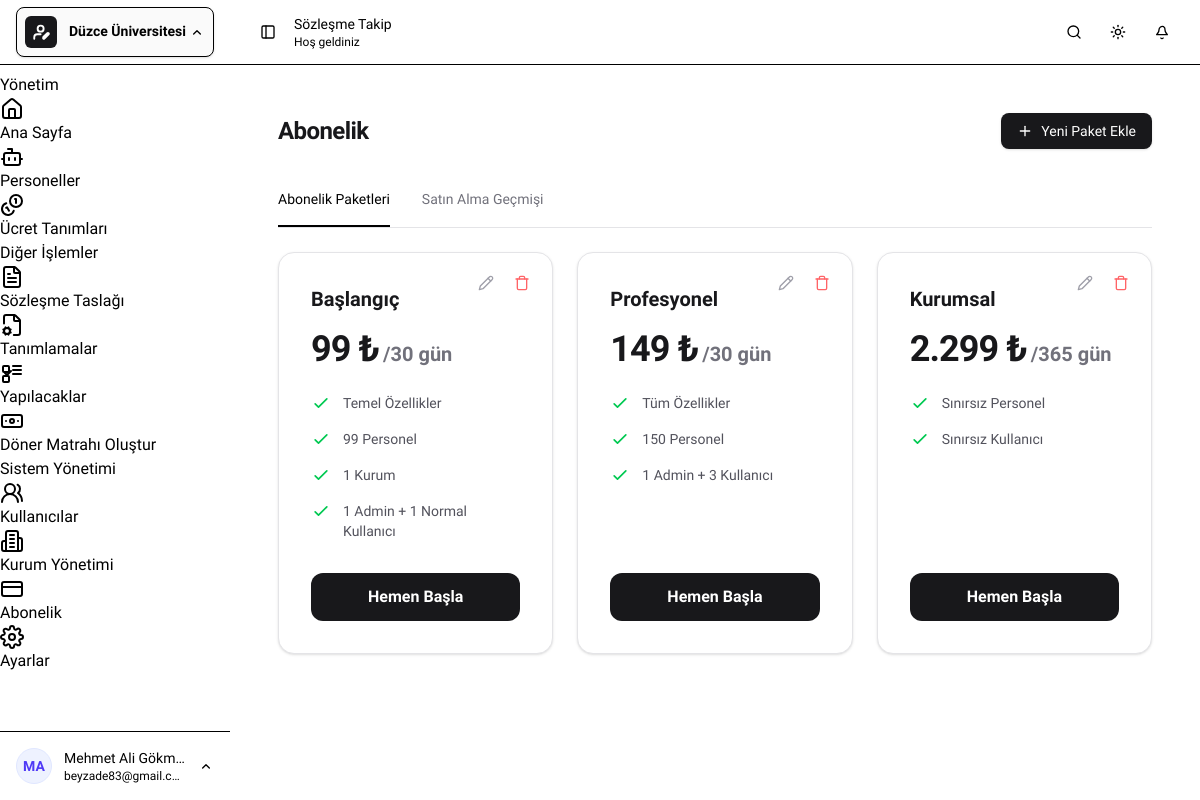
The page /abonelik (signed in) on the database its author committed.
### tables this page shows
CREATE TABLE IF NOT EXISTS `tenants` (
  `id` bigint(20) unsigned NOT NULL AUTO_INCREMENT,
  `name` varchar(255) NOT NULL,
  `slug` varchar(255) NOT NULL,
  `tax_number` varchar(255) DEFAULT NULL,
  `phone` varchar(255) DEFAULT NULL,
  `email` varchar(255) DEFAULT NULL,
  `is_active` tinyint(1) NOT NULL DEFAULT 1,
  `created_at` timestamp NULL DEFAULT NULL,
  `updated_at` timestamp NULL DEFAULT NULL,
  PRIMARY KEY (`id`),
  UNIQUE KEY `tenants_slug_unique` (`slug`)
);

CREATE TABLE IF NOT EXISTS `subscription_plans` (
  `id` int(11) NOT NULL AUTO_INCREMENT,
  `name` varchar(255) NOT NULL,
  `price` decimal(10,2) NOT NULL,
  `duration_days` int(11) NOT NULL,
  `features` text DEFAULT NULL,
  `is_active` tinyint(1) DEFAULT 1,
  `created_at` timestamp NOT NULL DEFAULT current_timestamp(),
  `updated_at` timestamp NOT NULL DEFAULT current_timestamp() ON UPDATE current_timestamp(),
  PRIMARY KEY (`id`)
);

### app/controllers/SubscriptionController.php (called while the page is built, shortened)
<?php
class SubscriptionController extends Controller {
    private $db;
    public function __construct() {
        global $db;
        $this->db = $db;
    }
    public function index() {
        $stmt = $this->db->query("SELECT * FROM subscription_plans WHERE is_active = 1");
        $plans = $stmt->fetchAll();
        $historyQuery = "SELECT s.*, sp.name as plan_name, t.name as tenant_name, u.name as user_name
                        FROM subscriptions s
                        JOIN subscription_plans sp ON s.plan_id = sp.id
                        LEFT JOIN tenants t ON s.tenant_id = t.id
                        LEFT JOIN users u ON s.user_id = u.id";
        $historyQuery .= " ORDER BY s.created_at DESC";
        $history = $this->db->query($historyQuery)->fetchAll();
        $stats = [
            'total_revenue' => 0,
            'active_count' => 0,
            'total_count' => count($history)
        ];
        foreach ($history as $item) {
            $stats['total_revenue'] += $item['amount'];
            if ($item['status'] === 'active') {
                $stats['active_count']++;
            }
        }
        return [
            'pageTitle' => 'Abonelik Yönetimi',
            'pageSubtitle' => 'Abonelik paketlerinizi ve ödeme geçmişinizi yönetin',
            'plans' => $plans,
            'history' => $history,
            'stats' => $stats
        ];
    }
}

### bootstrap.php (called while the page is built, shortened)
<?php
spl_autoload_register(function ($class_name) {
    $dirs = [
        'app/core/',
        'app/models/',
        'app/controllers/',
        'app/Service/'
    ];
    foreach ($dirs as $dir) {
        $file = __DIR__ . '/' . $dir . $class_name . '.php';
        if (file_exists($file)) {
            return;
        }
    }
});

### app/core/Model.php (called while the page is built, shortened)
<?php
class Model {
    public function __construct() {
        global $db;
        $this->db = $db;
    }
}

### app/models/User.php (called while the page is built, shortened)
<?php
require_once __DIR__ . '/../core/Model.php';
class User extends Model {
    public function getTenants($userId) {
        $sql = "SELECT t.* FROM tenants t
                JOIN user_tenants ut ON t.id = ut.tenant_id
                WHERE ut.user_id = ?";
        $stmt = $this->db->prepare($sql);
        $stmt->execute([$userId]);
        return $stmt->fetchAll();
    }
}

### app/pages/subscription/index.php (the view, shortened to what this page needs)
<div class="p-6">
    <div class="flex items-center justify-between gap-3 mb-6">
        <h1 class="text-2xl font-bold text-zinc-900 dark:text-zinc-100 tracking-tight">Abonelik</h1>
        <?php if ($_SESSION['role'] === 'superadmin'): ?>
            <button onclick="document.getElementById('dialog-add-plan').showModal()" class="inline-flex items-center gap-2 px-4 py-2 bg-zinc-900 dark:bg-zinc-100 text-white dark:text-zinc-900 rounded-lg text-sm font-medium hover:bg-zinc-800 dark:hover:bg-zinc-200 transition-colors shadow-sm whitespace-nowrap">
                <svg xmlns="http://www.w3.org/2000/svg" width="16" height="16" viewBox="0 0 24 24" fill="none" stroke="currentColor" stroke-width="2" stroke-linecap="round" stroke-linejoin="round"><path d="M5 12h14"/><path d="M12 5v14"/></svg>
                Yeni Paket Ekle
            </button>
        <?php endif; ?>
    </div>
    <div class="border-b border-zinc-200 dark:border-zinc-800 mb-6">
        <nav class="flex gap-8" aria-label="Tabs">
            <button onclick="switchTab('plans')" id="tab-plans-btn" class="border-b-2 border-primary py-4 text-sm font-medium text-primary">
                Abonelik Paketleri
            </button>
            <button onclick="switchTab('history')" id="tab-history-btn" class="border-b-2 border-transparent py-4 text-sm font-medium text-zinc-500 hover:border-zinc-300 hover:text-zinc-700 dark:text-zinc-400 dark:hover:text-zinc-300">
                Satın Alma Geçmişi
            </button>
        </nav>
    </div>
    <div id="tab-plans" class="tab-content">
        <div class="grid grid-cols-1 md:grid-cols-3 gap-6">
            <?php foreach ($plans as $plan): ?>
                <div class="bg-white dark:bg-zinc-900 border border-zinc-200 dark:border-zinc-800 rounded-2xl p-8 flex flex-col shadow-sm hover:shadow-md transition-shadow relative">
                    <?php if ($_SESSION['role'] === 'superadmin'): ?>
                        <div class="absolute top-4 right-4 flex gap-2">
                            <button onclick="editPlan(<?php echo $plan['id']; ?>)" class="p-1.5 hover:bg-zinc-100 dark:hover:bg-zinc-800 rounded text-zinc-400 transition-colors" title="Düzenle">
                                <svg xmlns="http://www.w3.org/2000/svg" width="16" height="16" viewBox="0 0 24 24" fill="none" stroke="currentColor" stroke-width="2" stroke-linecap="round" stroke-linejoin="round"><path d="M17 3a2.85 2.83 0 1 1 4 4L7.5 20.5 2 22l1.5-5.5Z"/><path d="m15 5 4 4"/></svg>
                            </button>
                            <button onclick="deletePlan(<?php echo $plan['id']; ?>)" class="p-1.5 hover:bg-red-50 dark:hover:bg-red-900/20 rounded text-red-400 transition-colors" title="Sil">
                                <svg xmlns="http://www.w3.org/2000/svg" width="16" height="16" viewBox="0 0 24 24" fill="none" stroke="currentColor" stroke-width="2" stroke-linecap="round" stroke-linejoin="round"><path d="M3 6h18"/><path d="M19 6v14c0 1-1 2-2 2H7c-1 0-2-1-2-2V6"/><path d="M8 6V4c0-1 1-2 2-2h4c1 0 2 1 2 2v2"/></svg>
                            </button>
                        </div>
                    <?php endif; ?>
                    <div class="mb-6">
                        <h3 class="text-xl font-bold text-zinc-900 dark:text-zinc-100"><?php echo htmlspecialchars($plan['name']); ?></h3>
                        <div class="mt-4 flex items-baseline">
                            <span class="text-4xl font-extrabold tracking-tight text-zinc-900 dark:text-zinc-100"><?php echo number_format($plan['price'], 0, ',', '.'); ?> ₺</span>
                            <span class="ml-1 text-xl font-semibold text-zinc-500">/<?php echo $plan['duration_days']; ?> gün</span>
                        </div>
                    </div>
                    <ul class="mb-8 space-y-4 flex-1">
                        <?php
                        $features = explode(',', $plan['features']);
                        foreach ($features as $feature):
                        ?>
                            <li class="flex items-start">
                                <svg class="h-5 w-5 text-green-500 shrink-0" fill="none" viewBox="0 0 24 24" stroke="currentColor">
                                    <path stroke-linecap="round" stroke-linejoin="round" stroke-width="2" d="M5 13l4 4L19 7" />
                                </svg>
                                <span class="ml-3 text-sm text-zinc-600 dark:text-zinc-400"><?php echo htmlspecialchars(trim($feature)); ?></span>
                            </li>
                        <?php endforeach; ?>
                    </ul>
                    <button onclick="purchasePlan(<?php echo $plan['id']; ?>)" class="w-full py-3 px-4 bg-zinc-900 dark:bg-zinc-100 text-white dark:text-zinc-900 rounded-xl font-bold hover:opacity-90 transition-opacity">
                        Hemen Başla
                    </button>
                </div>
            <?php endforeach; ?>
        </div>
    </div>
</div>

### layouts/sidebar.php (shortened to what this page needs)
<?php
$currentUserName = $_SESSION['user_name'] ?? 'Kullanıcı';
$currentUserEmail = $_SESSION['user_email'] ?? '';
$currentUserRole = $_SESSION['role'] ?? 'user';
$nameParts = preg_split('/\s+/', trim($currentUserName));
$userInitials = strtoupper(substr($nameParts[0] ?? 'U', 0, 1) . substr($nameParts[1] ?? 'S', 0, 1));
$currentPage = $page ?? '/';
function isMenuActive($href, $currentPage)
{
  $href = '/' . ltrim($href, '/');
  return $href === $currentPage;
}
?>
<aside class="sidebar" data-side="left" aria-hidden="false">
  <nav class="flex min-h-0 flex-1 flex-col" aria-label="Sidebar navigation">
    <?php
    $userModel = new User();
    $tenants = $userModel->getTenants($_SESSION['user_id']);
    $currentTenantId = $_SESSION['tenant_id'];
    $currentTenant = null;
    foreach ($tenants as $t) {
      if ($t['id'] == $currentTenantId) {
        $currentTenant = $t;
        break;
      }
    }
    ?>
    <div class="px-4 border-b border-border mb-2 relative z-[60] bg-background w-full max-w-[230px] min-w-0">
      <details class="w-full relative group min-w-0" id="tenant-switcher" data-tenant-menu>
        <summary
          class="no-marker flex items-center justify-between w-full cursor-pointer p-2 rounded-lg bg-zinc-50 dark:bg-zinc-800/50 hover:bg-zinc-100 dark:hover:bg-zinc-800 transition-colors border border-border shadow-sm min-w-0">
          <div class="flex items-center gap-3 overflow-hidden min-w-0 flex-1">
            <div
              class="flex size-8 shrink-0 items-center justify-center rounded-md bg-zinc-900 text-white dark:bg-white dark:text-black">
            </div>
            <div class="flex flex-col text-left overflow-hidden min-w-0">
              <span
                class="text-sm font-bold truncate leading-tight"><?php echo htmlspecialchars($currentTenant['name'] ?? 'Kurum Seçin', ENT_QUOTES, 'UTF-8'); ?></span>
            </div>
          </div>
          <svg xmlns="http://www.w3.org/2000/svg" width="16" height="16" viewBox="0 0 24 24" fill="none"
            stroke="currentColor" stroke-width="2" stroke-linecap="round" stroke-linejoin="round"
            class="text-muted-foreground group-open:rotate-180 transition-transform">
            <path d="m7 15 5-5 5 5" />
          </svg>
        </summary>
      </details>
    </div>
    <section class="scrollbar min-h-0 flex-1">
      <div role="group" aria-labelledby="group-label-content-1">
        <h3 id="group-label-content-1">Yönetim</h3>
        <ul>
          <li>
            <a href="/"
              class="<?php echo isMenuActive('/', $currentPage) ? 'bg-muted font-medium text-foreground' : ''; ?>">
              <span>Ana Sayfa</span>
            </a>
          </li>
          <li>
            <a href="personel-listesi"
              class="<?php echo isMenuActive('personel-listesi', $currentPage) ? 'bg-muted font-medium text-foreground' : ''; ?>">
              <span>Personeller</span>
            </a>
          </li>
          <li>
            <a href="ucret-tanimlari"
              class="<?php echo isMenuActive('ucret-tanimlari', $currentPage) ? 'bg-muted font-medium text-foreground' : ''; ?>">
              <span>Ücret Tanımları</span>
            </a>
          </li>
        </ul>
      </div>
      <div role="group" aria-labelledby="group-label-content-1">
        <h3 id="group-label-content-1">Diğer İşlemler</h3>
        <ul>
          <li>
            <a href="sozlesme-taslagi"
              class="<?php echo isMenuActive('sozlesme-taslagi', $currentPage) ? 'bg-muted font-medium text-foreground' : ''; ?>">
              <span>Sözleşme Taslağı</span>
            </a>
          </li>
          <li>
            <a href="tanimlamalar"
              class="<?php echo isMenuActive('tanimlamalar', $currentPage) ? 'bg-muted font-medium text-foreground' : ''; ?>">
              <span>Tanımlamalar</span>
            </a>
          </li>
          <li>
            <a href="yapilacaklar"
              class="<?php echo isMenuActive('yapilacaklar', $currentPage) ? 'bg-muted font-medium text-foreground' : ''; ?>">
              <span>Yapılacaklar</span>
            </a>
          </li>
      <?php if ($currentUserRole === 'superadmin'): ?>
          <li>
            <a href="doner-matrahi-olustur"
              class="<?php echo isMenuActive('doner-matrahi-olustur', $currentPage) ? 'bg-muted font-medium text-foreground' : ''; ?>">
              <span>Döner Matrahı Oluştur</span>
            </a>
          </li>
          <?php endif; ?>
        </ul>
      </div>
      <?php if ($currentUserRole === 'superadmin' || $currentUserRole === 'admin'): ?>
        <div role="group" aria-labelledby="group-label-saas">
          <h3 id="group-label-saas">Sistem Yönetimi</h3>
          <ul>
            <li>
              <a href="kullanicilar"
                class="<?php echo isMenuActive('kullanicilar', $currentPage) ? 'bg-muted font-medium text-foreground' : ''; ?>">
                <span>Kullanıcılar</span>
              </a>
            </li>
            <?php if ($currentUserRole === 'superadmin'): ?>
              <li>
                <a href="kurum-yonetimi"
                  class="<?php echo isMenuActive('kurum-yonetimi', $currentPage) ? 'bg-muted font-medium text-foreground' : ''; ?>">
                  <span>Kurum Yönetimi</span>
                </a>
              </li>
              <li>
                <a href="abonelik"
                  class="<?php echo isMenuActive('abonelik', $currentPage) ? 'bg-muted font-medium text-foreground' : ''; ?>">
                  <span>Abonelik</span>
                </a>
              </li>
            <?php endif; ?>
              <?php if ($currentUserRole === 'superadmin' || $currentUserRole === 'admin'): ?>
                <li>
                  <a href="ayarlar"
                    class="<?php echo isMenuActive('ayarlar', $currentPage) ? 'bg-muted font-medium text-foreground' : ''; ?>">
                    <span>Ayarlar</span>
                  </a>
                </li>
              <?php endif; ?>
          </ul>
        </div>
      <?php endif; ?>
    </section>
    <footer class="border-t border-border p-2">
      <details class="relative" data-user-menu>
        <summary class="no-marker flex w-full cursor-pointer items-center gap-3 rounded-md px-2 py-2 hover:bg-muted">
          <span
            class="flex size-9 shrink-0 items-center justify-center rounded-full bg-indigo-50 dark:bg-indigo-900/30 text-indigo-600 dark:text-indigo-400 text-sm font-semibold border border-indigo-100 dark:border-indigo-800">
            <?php echo htmlspecialchars($userInitials, ENT_QUOTES, 'UTF-8'); ?>
          </span>
          <span class="min-w-0 flex-1">
            <span
              class="block truncate text-sm font-medium"><?php echo htmlspecialchars($currentUserName, ENT_QUOTES, 'UTF-8'); ?></span>
            <span
              class="block truncate text-xs text-muted-foreground"><?php echo htmlspecialchars($currentUserEmail, ENT_QUOTES, 'UTF-8'); ?></span>
          </span>
          <svg xmlns="http://www.w3.org/2000/svg" class="size-4 shrink-0 text-muted-foreground" viewBox="0 0 24 24"
            fill="none" stroke="currentColor" stroke-width="2" stroke-linecap="round" stroke-linejoin="round"
            aria-hidden="true">
            <path d="m7 15 5-5 5 5" />
          </svg>
        </summary>
      </details>
    </footer>
  </nav>
</aside>

### layouts/head.php (style rules this page uses)
* { font-family: 'Geist', sans-serif !important; }
@media (min-width: 48rem) { :root { --sidebar-width: 230px; } }
@media (min-width: 48rem) { body { overflow: hidden !important; } }
@media (min-width: 48rem) { .sidebar:not([aria-hidden="true"]) { width: var(--sidebar-width) !important; height: 100vh !important; flex-shrink: 0 !important; z-index: 40 !important; display: block !important; } }
@media (min-width: 48rem) { .sidebar nav { position: relative !important; width: var(--sidebar-width) !important; height: 100% !important; overflow-y: auto !important; overflow-x: hidden !important; } }
@media (min-width: 48rem) { .sidebar > nav > div:first-child { height: 65px !important; min-height: 65px !important; display: flex !important; align-items: center !important; } }

### rows shown on the page
tenants: name "Düzce Üniversitesi"
subscription_plans: name "Başlangıç", price "99", duration_days "30", features "Temel Özellikler", features "99 Personel", features "1 Kurum", features "1 Admin + 1 Normal Kullanıcı"
subscription_plans: name "Profesyonel", price "149", duration_days "30", features "Tüm Özellikler", features "150 Personel", features "1 Admin + 3 Kullanıcı"
subscription_plans: name "Kurumsal", price "2.299", duration_days "365", features "Sınırsız Personel", features "Sınırsız Kullanıcı"

### other values the page prints
$userInitials "MA"
$currentUserName "Mehmet Ali Gökm…"
$currentUserEmail "beyzade83@gmail.c…"
$pageTitle "Sözleşme Takip"
$pageSubtitle "Hoş geldiniz"
